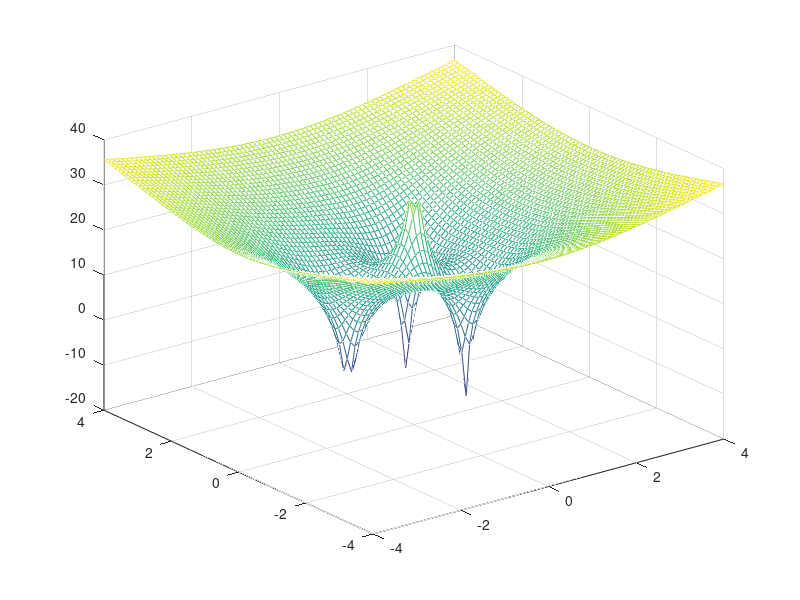

The MATLAB script that drew this image:
%Transformacja Z
clc; close all; clear;
%Sygnał z wykładu
N = 4; % długość sygnału
x = [2,1,-1,3]; % sygnał dyskretny (4 próbki)

dz = 0.1;
[X,Y] = meshgrid(-4 : dz : 4, -4 : dz : 4); % Tworzy siatkę punktów w płaszczyźnie zespolonej (re{z} i im{z} od -4 do 4 co 0.1
z = X+j*Y;

% Obliczanie Z-transformacji
Z = zeros(length(z(1,:)), length(z(:,1)));

    for k = 1 : length(z(1,:))
        for l = 1 : length(z(:,1))
            for i = 1 : N
                Z(k,l)=Z(k,l)+x(i)*z(k,l)^(-(i-3));
            end
        end
    end

% Przekształcenie wartości do formatu dB i rysowanie wykresu
Znew = 20 * log10(abs(Z));

    figure(1)
        mesh(X,Y,Znew);
        grid on;
